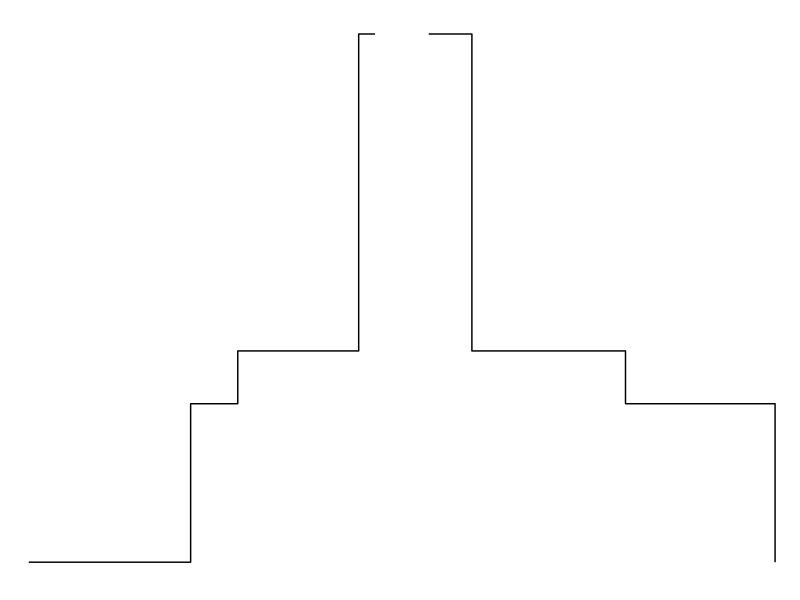
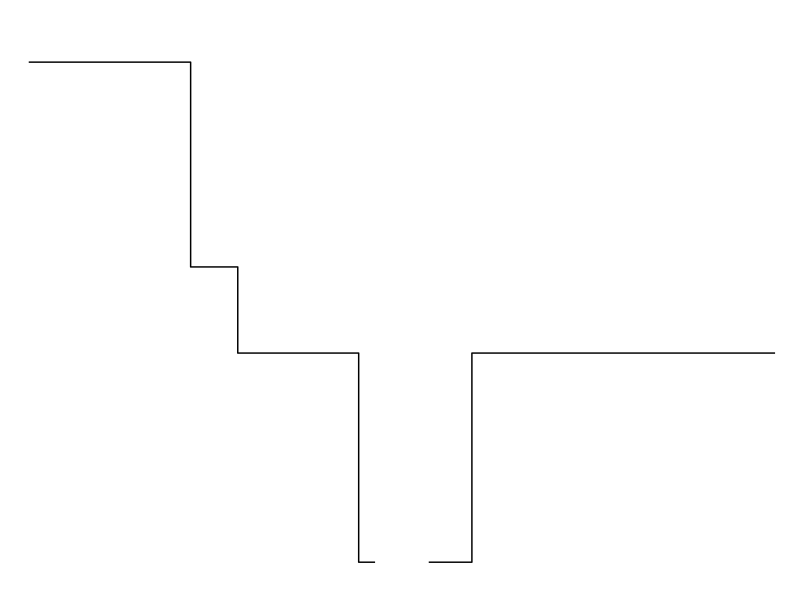

These charts were generated, in order, by the following R code:
library(ggplot2)
library(cowplot)

# Upstream
d.upstream = data.frame(dist=c(0, 0.16, 0.16, 1.34, 1.34, 1.8, 1.8, 3.38), 
               ecdf=c(0, 0, 0.6,0.6, 0.7, 0.7,1, 1))
p.up = ggplot(d.upstream, aes(dist, ecdf))+
  scale_x_reverse()+
  scale_y_reverse()+
  geom_path()+
  theme_bw()+
  theme(panel.grid = element_blank())+
  theme(axis.line = element_blank(),
        panel.border = element_blank(),
        axis.title=element_blank(),
        axis.ticks = element_blank(),
        axis.text = element_blank())+
  theme(panel.background = element_rect(fill = "transparent", colour = NA),  plot.background = element_rect(fill = "transparent", colour = NA))

# save as pdf with right dimensions for schematic

d.down = data.frame(dist=c(0, 0.43,0.43, 1.96, 1.96, 3.45, 3.45),
                    ecdf=c(0,0,0.6,0.6,0.7,0.7,1))

# Downstream
p.down = ggplot(d.down, aes(dist, ecdf))+scale_y_reverse()+geom_path()+theme_bw()+
  theme(panel.grid = element_blank())+
  theme(axis.line = element_blank(),
        panel.border = element_blank(),
        axis.title=element_blank(),
        axis.ticks = element_blank(),
        axis.text = element_blank())+
  theme(panel.background = element_rect(fill = "transparent", colour = NA),  plot.background = element_rect(fill = "transparent", colour = NA))

p.combined = cowplot::plot_grid(p.up, p.down)

ggsave(p.combined, file='schematic-breakpoint.pdf', width=13, height=3,
      )


-(2/5 * log(2/5) + 3/5*log(3/5))
-(1/5 * log(1/5) + 1/5 * log(1/5) + 3/5*log(3/5))
-(1/5 * log(1/5) *5)

entropy.upstream = data.frame(dist=c(0, 0.16, 0.16, 1.34, 1.34, 1.8,1.8,3.38), 
                        entropy=c(0, 0, 0.6730117,0.6730117, 0.9502705,0.9502705, 1.609438, 1.609438))

-(1/5 * log(1/5) + 1/5 * log(1/5) + 3/5*log(3/5))

entropy.downstream = data.frame(dist=c(0, 0.43,0.43, 1.96, 1.96, 3.45),
                                entropy=c(0,0, 0.6730117, 0.6730117, 0.6730117, 0.6730117))
p.entropy.down = ggplot(entropy.downstream, aes(dist, entropy))+geom_path()+theme_bw()+
  ylim(c(0,1.7))+
  theme(panel.grid = element_blank())+
  theme(axis.line = element_blank(),
        panel.border = element_blank(),
        axis.title=element_blank(),
        axis.ticks = element_blank(),
        axis.text = element_blank())+
  theme(panel.background = element_rect(fill = "transparent", colour = NA),  plot.background = element_rect(fill = "transparent", colour = NA))
p.entropy.up = ggplot(entropy.upstream, aes(dist, entropy))+geom_path()+theme_bw()+
  scale_x_reverse()+
  ylim(c(0,1.7))+
  theme(panel.grid = element_blank())+
  theme(axis.line = element_blank(),
        panel.border = element_blank(),
        axis.title=element_blank(),
        axis.ticks = element_blank(),
        axis.text = element_blank())+
  theme(panel.background = element_rect(fill = "transparent", colour = NA),  plot.background = element_rect(fill = "transparent", colour = NA))
p.combined.entropy = cowplot::plot_grid(p.entropy.up, p.entropy.down)

ggsave(p.combined.entropy, file='schematic-entropy.pdf', width=13, height=3,
)
